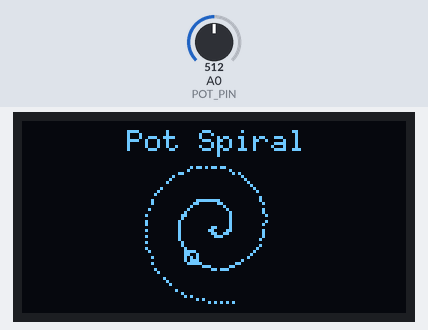
The sketch below on a simulated Arduino Uno, built with avr-gcc and run on an emulated ATmega328P. Shown: 128×64 one-colour display. The inputs (shaded band) are chosen by the test bench; at power-on: A0 (POT_PIN) = 512.

Above: at 1.4 s.
1.5 s: A0 (POT_PIN) set to 716
At 2.8 s:
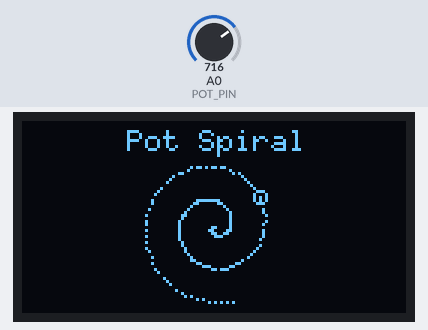
3.8 s: A0 (POT_PIN) set to 900
At 5.1 s:
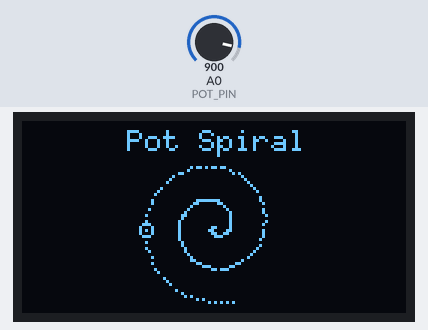
6.2 s: A0 (POT_PIN) set to 1023
At 8.6 s:
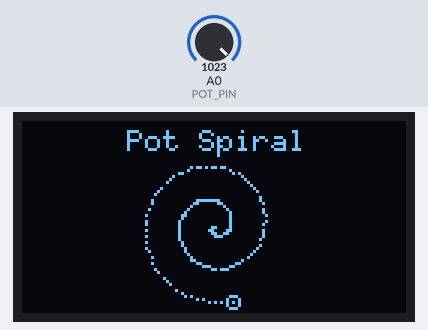
Timing chart, 0 to 10.1 s (numbered marks = the images above; inputs shaded):
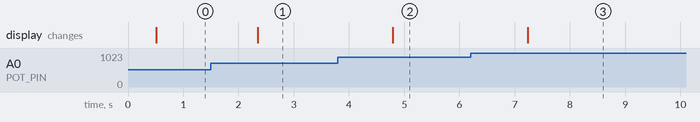

The sketch:

potentiometer_animation.ino
```cpp
#include <U8glib.h>

#define POT_PIN A0
#define BUTTON1_PIN 4
#define BUTTON2_PIN 2

U8GLIB_SH1106_128X64 u8g(U8G_I2C_OPT_NONE);

void setup() {
  pinMode(BUTTON1_PIN, INPUT);
  pinMode(BUTTON2_PIN, INPUT);
  pinMode(POT_PIN, INPUT);
}

void loop() {
  drawPotTest();
  delay(100);
}

void drawPotTest() {
  int potValue = analogRead(POT_PIN);
  float t = map(potValue, 0, 1023, 0, 180);  // Ball moves deeper into spiral

  u8g.firstPage();
  do {
    u8g.setFont(u8g_font_6x10);
    u8g.drawStr(35, 10, "Pot Spiral");

    int cx = 64, cy = 35;      // Center of spiral (below text)
    float angleStep = 0.08;    // Smaller step = smoother curve
    float a = 1.8;             // Bigger = faster radius increase (tighter spiral)

    // Draw spiral (mirrored)
    for (float theta = 0; theta < angleStep * 180; theta += angleStep) {
      float r = a * theta;
      int x = cx - r * cos(theta);  // Mirrored spiral
      int y = cy + r * sin(theta);
      u8g.drawPixel(x, y);
    }

    // Ball tracing the spiral
    float ballTheta = angleStep * t;
    float rBall = a * ballTheta;
    int ballX = cx - rBall * cos(ballTheta);  // Mirrored
    int ballY = cy + rBall * sin(ballTheta);
    u8g.drawCircle(ballX, ballY, 2);  // Tracing ball

  } while (u8g.nextPage());
}
```

Measured:
- after the input at 1.5 s, the display: changes after 0.85 s (image 1)
- after the input at 3.8 s, the display: changes after 0.99 s (image 2)
- after the input at 6.2 s, the display: changes after 1.0 s (image 3)
